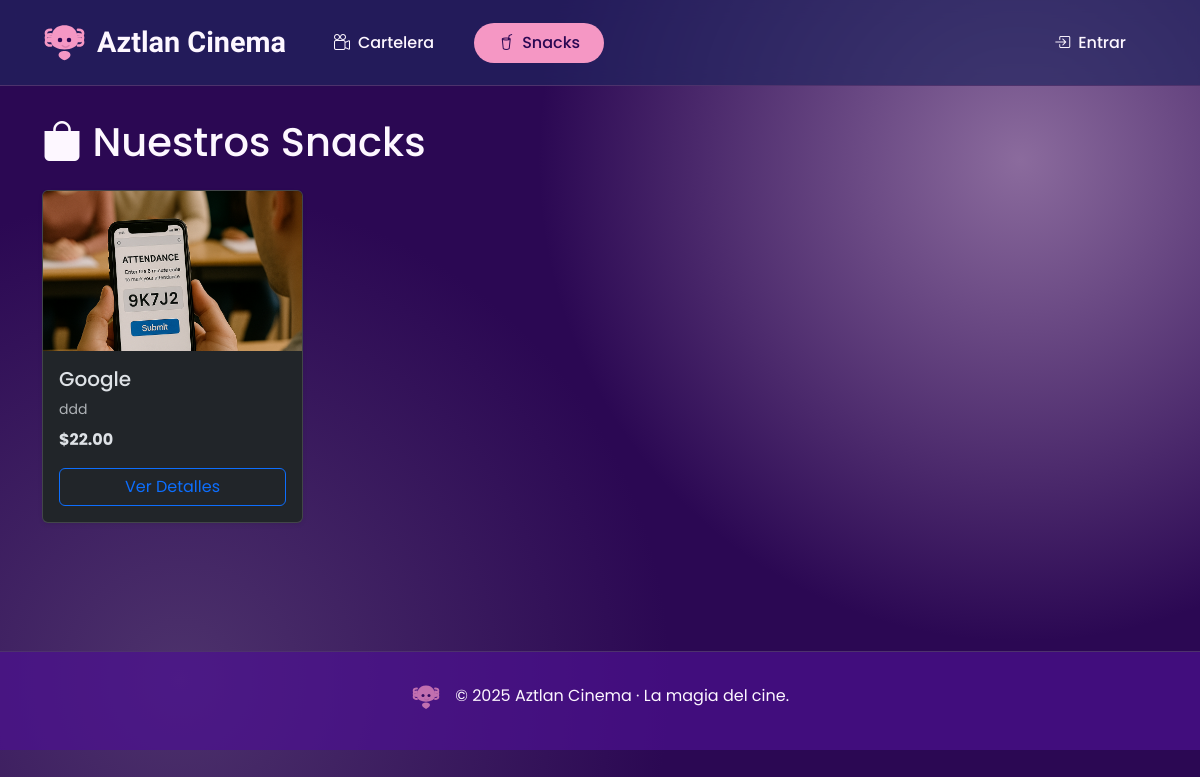
The page /snacks/ on the database its author committed.
### cinema/models.py (models this page shows, shortened)
class TimeStampedModel(models.Model):
   created = models.DateTimeField(auto_now_add=True)
   updated = models.DateTimeField(auto_now=True)
   class Meta:
       abstract = True
       ordering = ('-created',)

class SnackItem(TimeStampedModel):
   category      = models.ForeignKey(SnackCategory, on_delete=models.PROTECT, related_name='items')
   name          = models.CharField(max_length=100)
   description   = models.TextField(blank=True)
   price         = models.DecimalField(max_digits=6, decimal_places=2)
   image         = models.ImageField(upload_to='snacks/', blank=True)
   is_available  = models.BooleanField(default=True)

class SnackCategory(models.Model):
   name = models.CharField(max_length=80)

### cinema/views.py (the view)
# urls.py: path("snacks/", SnackListView.as_view(), name="snack_list"),
class SnackListView(ListView):
   model = SnackItem
   template_name = "snack_list.html"
   context_object_name = "snacks"
   paginate_by = 12
   def get_queryset(self):
       return (
           SnackItem.objects
           .filter(is_available=True)
           .select_related("category")
           .order_by("name")
       )

### cinema/templates/snack_list.html (shortened to what this page needs)
{% extends "baseHome.html" %}
{% load static %}
{% block content %}
<h1 class="mb-4"><i class="bi bi-bag-fill"></i> Nuestros Snacks</h1>
{% if snacks %}
  <div class="row row-cols-2 row-cols-md-4 g-4">
    {% for snack in snacks %}
      <div class="col">
        <div class="card h-100 shadow-sm">
          {% if snack.image %}
            <img src="{{ snack.image.url }}" class="card-img-top" style="height:160px;object-fit:cover;" alt="{{ snack.name }}">
          {% else %}
            <img src="{% static 'img/no-snack.svg' %}" class="card-img-top" alt="Sin imagen">
          {% endif %}
          <div class="card-body d-flex flex-column">
            <h5 class="card-title">{{ snack.name }}</h5>
            <p class="small text-muted mb-2">{{ snack.category.name }}</p>
            <p class="fw-bold mb-3">${{ snack.price }}</p>
            <a href="{% url 'snack_detail' snack.id %}" class="btn btn-outline-primary mt-auto">
              Ver Detalles
            </a>
          </div>
        </div>
      </div>
    {% endfor %}
  </div>
{% else %}
  <div class="alert alert-warning">
    No hay snacks disponibles.
  </div>
{% endif %}
{% endblock %}

### templates/baseHome.html (style rules this page uses)
:root { --axolotl-deep-purple: #2b0853ff; --axolotl-mid-purple: #4D326C; --axolotl-soft-purple: #8B6B9D; --axolotl-pink: #F597C4; --axolotl-glow: #63E2D9; --axolotl-white: #FDF7FF; --body-font: 'Poppins', sans-serif; --title-font: 'Comfortaa', cursive; }
body { background-color: var(--axolotl-deep-purple); background-image: radial-gradient(circle at 15% 85%, var(--axolotl-mid-purple), transparent 40%), radial-gradient(circle at 85% 20%, var(--axolotl-soft-purple), transparent 40%); color: var(--axolotl-white); font-family: var(--body-font); min-height: 100vh; position: relative; overflow-x: hidden; }

### rows shown on the page
SnackItem: image (picture), name "Google", category.name "ddd", price "22.00"
